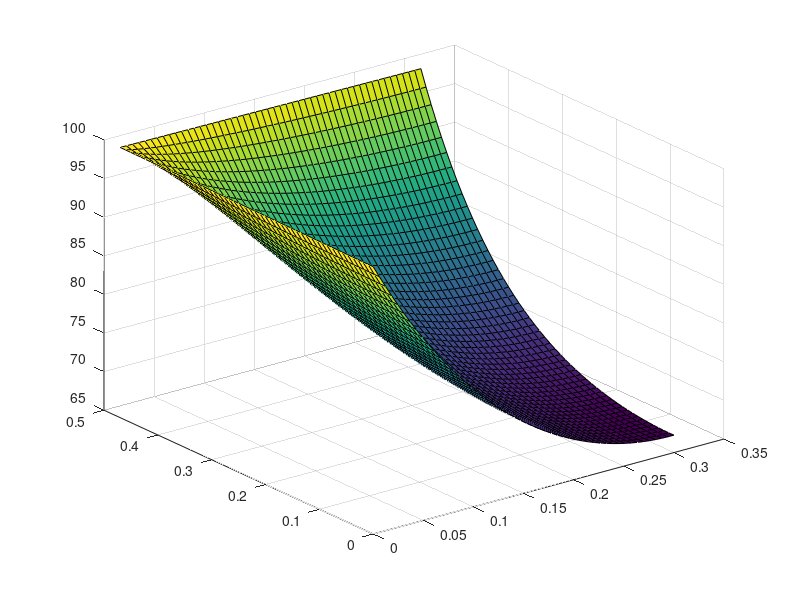

Recreate this plot in MATLAB.
clear all
clc
close all

tStart = tic; % son timer de multivariables, para cuando hay muchos timers en el prog

%% Discretización de dominio

nx=50;
X0=0;
Xf=3e-1;
Dx=Xf/(nx-1);

domx=linspace(X0,Xf,nx);

ny=50;
Y0=0;
Yf=4.7e-1;
Dy=Yf/(ny-1);

domy=linspace(Y0,Yf,ny);

n_total=nx*ny;

%% Definición de constantes

h=5;     %W/m2K
k=390;   %W/m2K cobre
% k=47;    %W/m2K acero
e=1.5e-3;%espesor (VER SI VA EN METROS)
Tamb=22; %T ambiente

%% Definición de matriz y vector
i=1:n_total;
A(i,i)=0;
b(i,1)=0;

%% Nodos internos
for j=2:ny-1
    for i=2:nx-1
        
        A(i+(j-1)*nx,i+(j-1)*nx-nx)= k/(Dy^2);%nodo inferior
        
        A(i+(j-1)*nx,i+(j-1)*nx-1)= k/(Dx^2);%nodo izq.
        A(i+(j-1)*nx,i+(j-1)*nx)=(-2*k)*(Dx^(-2)+Dy^(-2))-2*h/e;%nodo central
        A(i+(j-1)*nx,i+(j-1)*nx+1)= k/(Dx^2);%nodo der.
        
        A(i+(j-1)*nx,i+(j-1)*nx+nx)= k/(Dy^2);%nodo superior
        
        b(i+(j-1)*nx)=-2*h*Tamb/e;
    end
end

%% Nodos internos por partes
% for i=2:nx-1
%         x=(i-1)*Dx;
%     if (x >= 0) && (x <=20)
%         for j=2:ny-1
%             A(i+(j-1)*nx,i+(j-1)*nx-nx)= 1/(Dy^2);%nodo inferior
%             
%             A(i+(j-1)*nx,i+(j-1)*nx-1)= 1/(Dx^2);%nodo izq.
%             A(i+(j-1)*nx,i+(j-1)*nx)=(-2)*(Dx^(-2)+Dy^(-2));%nodo central
%             A(i+(j-1)*nx,i+(j-1)*nx+1)= 1/(Dx^2);%nodo der.
%             
%             A(i+(j-1)*nx,i+(j-1)*nx+nx)= 1/(Dy^2);%nodo superior
%             
%             b(i+(j-1)*nx)=0;
%         end
%     else
%         for j=2:ny-1
%             A(i+(j-1)*nx,i+(j-1)*nx-nx)= k/(Dy^2);%nodo inferior
%             
%             A(i+(j-1)*nx,i+(j-1)*nx-1)= k/(Dx^2);%nodo izq.
%             A(i+(j-1)*nx,i+(j-1)*nx)=(-2*k)*(Dx^(-2)+Dy^(-2))-2*h/e;%nodo central
%             A(i+(j-1)*nx,i+(j-1)*nx+1)= k/(Dx^2);%nodo der.
%             
%             A(i+(j-1)*nx,i+(j-1)*nx+nx)= k/(Dy^2);%nodo superior
%             
%             b(i+(j-1)*nx)=-2*h*Tamb/e;
%         end
%     end
% end

%% CB para bordes horizontales
for i=2:nx-1
    %ABAJO
%NEUMANN
%     A(i,i)=-1; %nodo central
%     A(i,i+nx)=1;%nodo superior
%     b(i)=0;
%DIRICHLET
    A(i,i)=1;%nodo central
    b(i)=  0.0245*(Dx*(i-1))^2-1.1826*(Dx*(i-1)) + 100;
    
    %ARRIBA
%NEUMANN
    A(i+nx*(ny-1),i+nx*(ny-1))=1;%nodo central
    A(i+nx*(ny-1),i+nx*(ny-2))=-1;%nodo inferior
    b(i+nx*(ny-1))=0;
%DIRICHLET
%     A(i+nx*(ny-1),i+nx*(ny-1))=1;%nodo central
%     b(i+nx*(ny-1))=;
end

%% PARA CONDICIONES POR PARTES
%     x=(i-1)*Dx;
%     if (x >= 0) && (x <= 20)
%         %arriba
%         A(i+nx*(ny-1),i+nx*(ny-1))=1;%nodo central
%         b(i+nx*(ny-1))=350;
%         %abajo
%         A(i,i)=1;%nodo central
%         b(i)=350;
%     else
%         %arriba
%         A(i+nx*(ny-1),i+nx*(ny-1))=1;%nodo central
%         A(i+nx*(ny-1),i+nx*(ny-2))=-1;%nodo inferior
%         b(i+nx*(ny-1))=0;
%         %abajo
%         A(i,i)=-1; %nodo central
%         A(i,i+nx)=1;%nodo superior
%         b(i)=0;
%     end

%% CB para bordes verticales
for i=1:ny
    %DERECHA
%NEUMANN
    A(i*nx,i*nx)=1; %central
    A(i*nx,i*nx-1)=-1; %anterior
    b(i*nx)=0;
    
    %IZQUIERDA
    %DIRICHLET
    A(1+nx*(i-1),1+nx*(i-1))=1;
    b(1+nx*(i-1))= 0.0098*(Dy*(i-1))^2  - 0.8078*(Dy*(i-1)) + 100;
%NEUMANN
%     A(1+nx*(i-1),1+nx*(i-1))=1; %izq
%     A(1+nx*(i-1),1+nx*(i-1)+1)=1; %siguiente

end

%% Resolver sistema matriz-vector
phi = linsolve(A,b);

%% Gráfico de solución

for j=ny:-1:1
    for i=1:nx
        msol(j,i)=phi(i+(ny-j)*nx,1);
    end
end

surf(domx,domy,msol);

time = toc(tStart);
fprintf('*-----------------------------------------------*\n')
fprintf('\n\nFIN! - OK - time = %d[s].\n',time)
